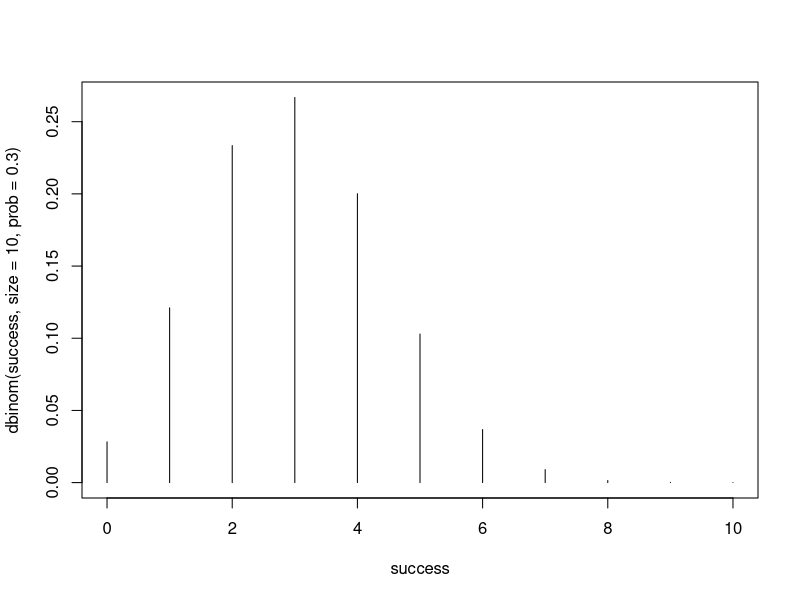
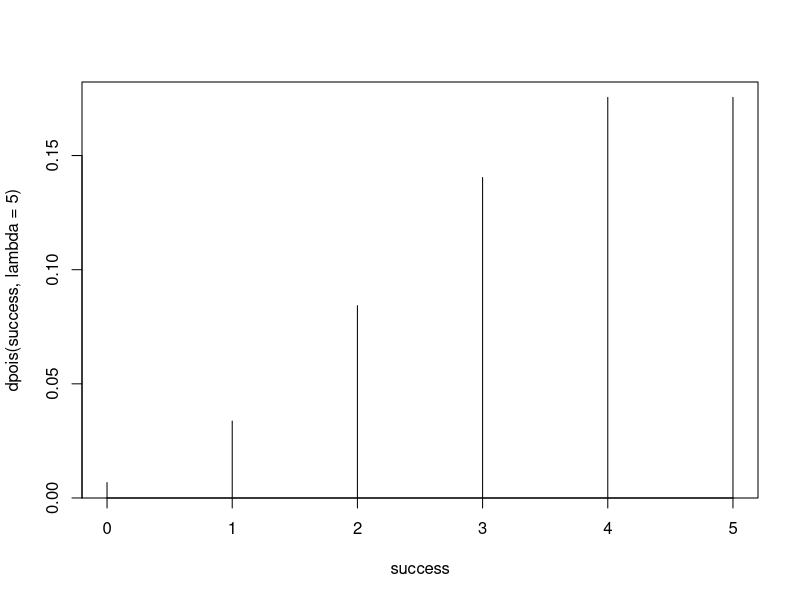
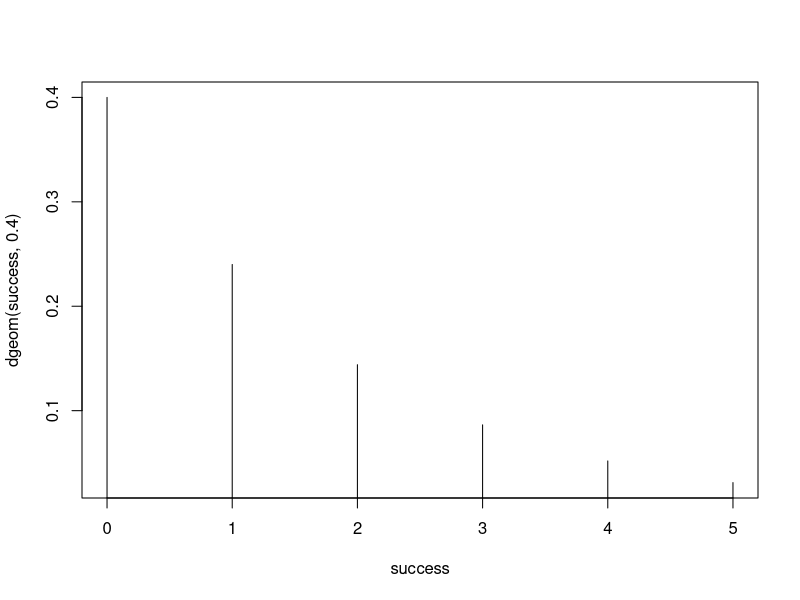
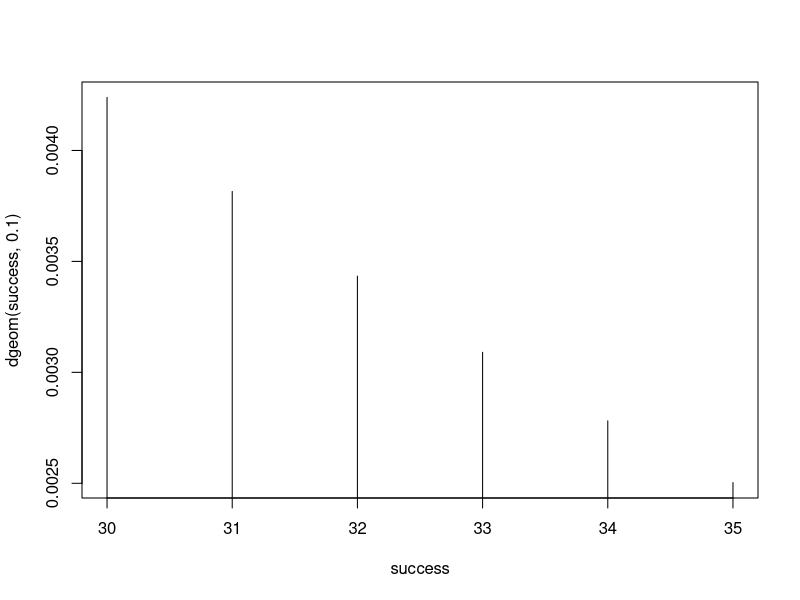
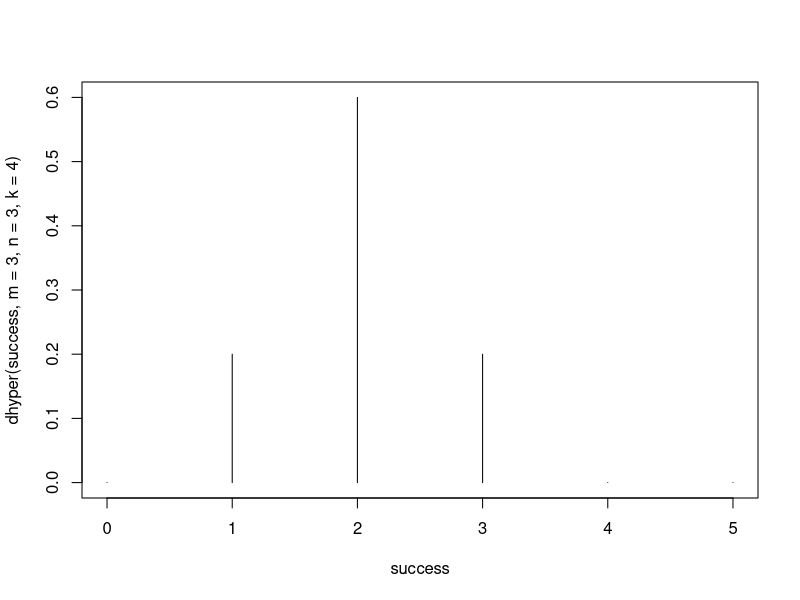
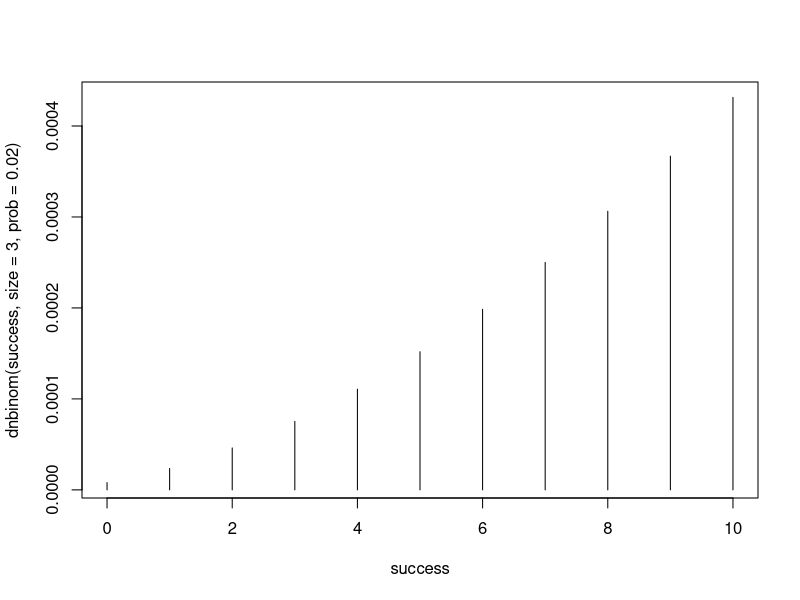

The R source for these figures, in order:
#################################################################
#            UNIDADE 3: Distribuicoes de probabilidade          #
#               Secao 3.1: Distribuicoes discretas              #
#################################################################

#################################################################
#                   Distribuicao binomial                       #
#################################################################

# Exemplo do slide: x = 0; n = 10; p = 0.3; 
# Resultado = 2.82%

# Calculando a probabilidade
local({
  .Table<- data.frame(Probability=dbinom(0:10, 
                                        size=10, 
                                        prob = 0.3))
  rownames(.Table) <- 0:10
  print (.Table)   
})

# Se olharmos na tabela para o experimento "zero" o valor eh
# "0.0282475249" que eh a mesma coisa que "2,82%"

# Outra forma de fazer
pbinom(c(0), size=10, prob=0.3, lower.tail=TRUE)

# Para gerar um grafico das 11 primeiras probs:
success <- 0:10
plot(success, dbinom(success, size=10, 
                     prob=.3),type='h')


#################################################################
#                     Distribuicao poisson                      #
#################################################################

# Exemplo do slide:lambda = 5; x = 3; resultado 14.04%

# Calculando a probabilidade
local({
  .Table<- data.frame(Probability=dpois(0:5,lambda=5))
  rownames(.Table) <- 0:5
  print (.Table)   
})

# Se olharmos na tabela a linha "3" que se refere ao numero de
# chamadas recebidas (evento) encontramos "0.14037390" que eh
# a mesma coisa que "14,04%"

##### Calculando de outra forma
dpois(3, lambda = 5)

# Para gerar grafico das 6 primeiras probabilidades:
success <- 0:5
plot(success, dpois(success, lambda=5), type='h')


#################################################################
#                    Distribuicao geometrica                    #
#################################################################

########### Numero de fracassos ate primeiro sucesso ############

# Exemplo do slide: Y=k=2; p = 0.4; Resultado = 14,40%

# Calculando a probabilidade
local({
  .Table<- data.frame(Probability=dgeom(0:5,prob=0.4))
  rownames(.Table) <- 0:5
  print (.Table)   
})

# Se olharmos na tabela a linha numero "2" vamos encontrar
# "0.1440" que eh a mesma coisa que "14,40%"

#### Calculando de outra forma
dgeom(2, 0.4)

# Para gerar um grafico das 6 primeiras probs.
success <- 0:5
plot(success, dgeom(success, 0.4), type='h')

######## Numero de tentativas necessarias para se obter ######### 
#################### o primeiro sucesso #########################

# Para evitar resultados com notacao cientifica usamos:
options(scipen=999)

# Exemplo do slide: p = 0.10; Y = k = 34 ==> K-1=33 ; 
# Resultado 0.31%

# Calculando a probabilidade
local({
  .Table<-data.frame(Probability=dgeom(1:40,prob=0.1))
  rownames(.Table) <- 1:40
  print (.Table)   
})

# Na tabela gerada, se olharmos a linha de numero "33" 
# encontraremos o valor de "0.003090315" que eh a mesma coisa
# que "0,31%" 

### Calculando de outra forma
dgeom(33, 0.1)

# Para gerar um grafico com as probs. de 30 a 35:
success <- 30:35
plot(success, dgeom(success, 0.1), type='h')


#################################################################
#                  Distribuicao hipergeometrica                 #
#################################################################

# Exemplo do slide: 
# numero de sucessos na amostra = 2; 
# numero de sucessos na populacao = m = 3; 
# numero de fracassos na populacao = n = 3; 
# tamanho da amostra = k = 4; 
# Resultado = 60%

# Calculando a probabilidade
local({
  .Table<-data.frame(Probability=dhyper(0:3,
                                        m = 3, 
                                        n = 3, 
                                        k = 4))
  rownames(.Table) <- 0:3
  print (.Table)   
})

# Se olharmos na tabela a linha "2" teremos "0.6" que eh a mesma
# coisa que 60%

# Calculando de outra forma:
dhyper(2, m = 3, n = 3, k = 4)

# Para gerar um grafico com as 6 primeiras probs:
success <- 0:5
plot(success,dhyper(success, m=3, n=3, k=4),type='h')


#################################################################
#            Distribuicao Binomial Negativa ( Inversa)          #
#################################################################

# Exemplo do slide: 
# x = 10; k=numero sucessos= size=3; p = 0.02; Resposta = 0.025% 

local({
  .Table<-data.frame(Probability=dnbinom(0:10, size=3,
                                         prob=0.02))
  rownames(.Table) <- 0:10
  print (.Table)   
})

# No resultado devemos ler a observacao "7", pois 10-3=7 , dado
# que a distribuicao eh negativa (inversa), nesta linha 
# acharemos "0.00025002015" que eh a mesma coisa que 0,025%.

# Calculando de outra forma:
dnbinom(7, size = 3, prob=0.02)

# Para gerar um grafico das 11 primeiras probs:
success <- 0:10
plot(success, dnbinom(success, size = 3, 
                      prob=0.02), type='h')

#################################################################
